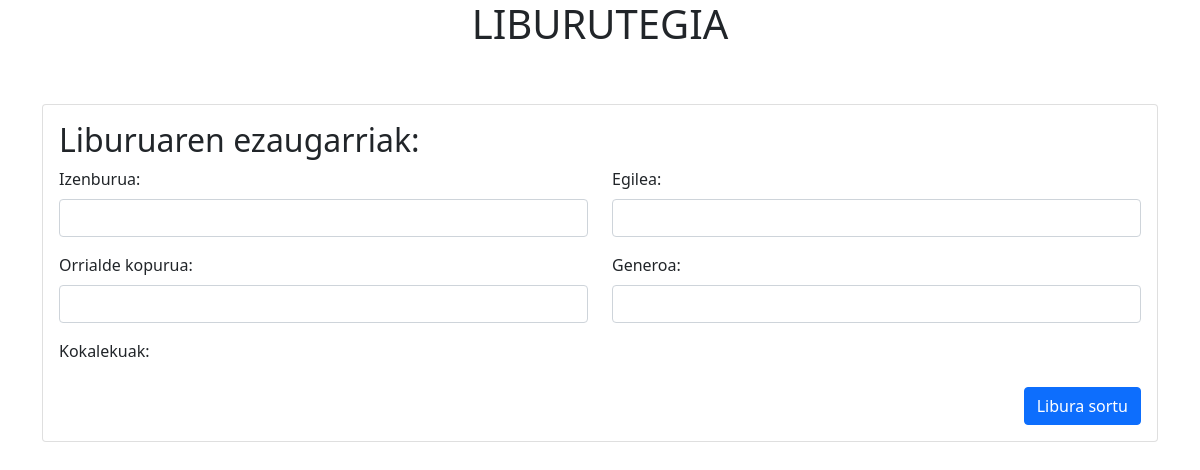
Page /liburutegia/formaddliburua/ on the earlier database version.
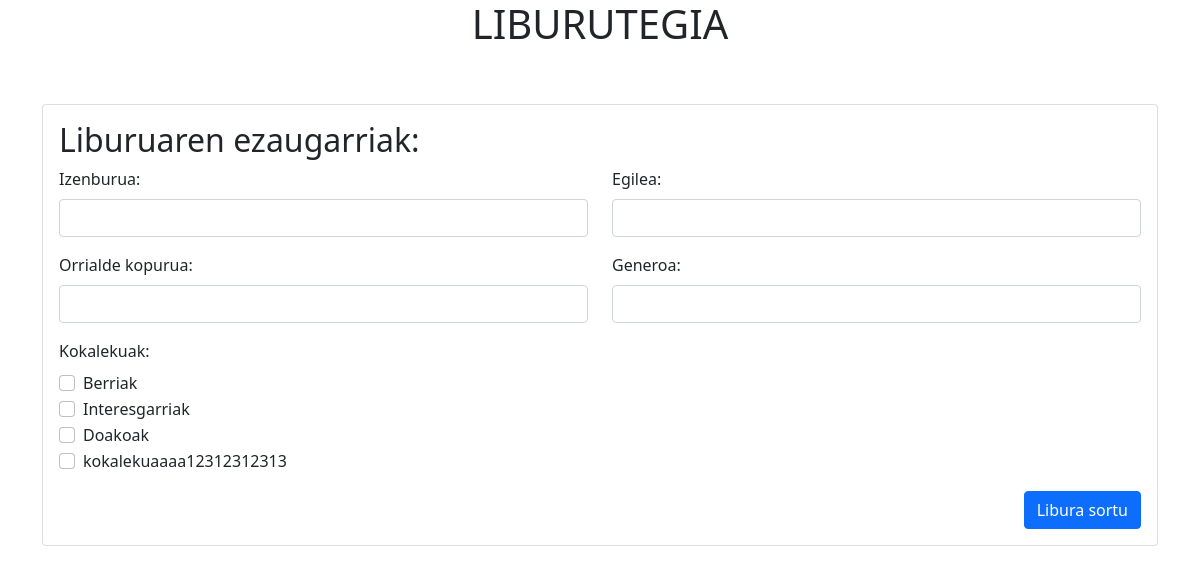
Same page on the later database version.
### liburutegia/models.py (models this page shows, shortened)
class Kokalekua(models.Model):
    izena = models.CharField(max_length=250)
    pisua = models.CharField(max_length=2)
    sortua = models.DateTimeField(auto_now_add=True)

### liburutegia/views.py (the view)
# urls.py: path('formaddliburua/', views.formaddliburua, name='formaddliburua'),
def formaddliburua(request):
    kokalekuak = Kokalekua.objects.all()
    return render(request, 'formaddliburua.html', {'kokalekuak': kokalekuak})

### liburutegia/templates/formaddliburua.html (shortened to what this page needs)
{% extends 'base.html' %}
{% block content %}
<div class="container mt-4">
    <div class="card">
        <div class="card-body">
            <form action="/formaddliburua/addliburua/" method="POST" autocomplete="off">
                <h2 class="card-title">Liburuaren ezaugarriak:</h2>
                <div class="row mb-3">
                    <div class="col-md-6">
                        <label for="titulua" class="form-label">Izenburua:</label>
                        <input type="text" class="form-control" name="titulua" id="titulua" required>
                    </div>
                    <div class="col-md-6">
                        <label for="egilea" class="form-label">Egilea:</label>
                        <input type="text" class="form-control" name="egilea" id="egilea" required>
                    </div>
                </div>
                <div class="row mb-3">
                    <div class="col-md-6">
                        <label for="orrialde_kopurua" class="form-label">Orrialde kopurua:</label>
                        <input type="number" class="form-control" name="orrialde_kopurua" id="orrialde_kopurua" min="1" required>
                    </div>
                    <div class="col-md-6">
                        <label for="generoa" class="form-label">Generoa:</label>
                        <input type="text" class="form-control" name="generoa" id="generoa" required>
                    </div>
                </div>
                <div class="row mb-3">
                    <div class="col-md-12">
                        <label for="kokalekua" class="form-label">Kokalekuak:</label>
                        {% for kokalekua in kokalekuak %}
                        <div class="form-check">
                            <input id="kokalekua" type="checkbox" class="form-check-input" name="kokalekua" value="{{ kokalekua.id }}">
                            <label class="form-check-label">{{ kokalekua.izena }}</label>
                        </div>
                        {% endfor %}
                    </div>
                </div>
                <div class="text-end">
                    <button type="submit" class="btn btn-primary">Libura sortu</button>
                </div>
            </form>
        </div>
    </div>
</div>
{% endblock content %}

Differences in the rows shown:
added Kokalekua: izena "Berriak"
added Kokalekua: izena "Interesgarriak"
added Kokalekua: izena "Doakoak"
added Kokalekua: izena "kokalekuaaaa12312312313"
